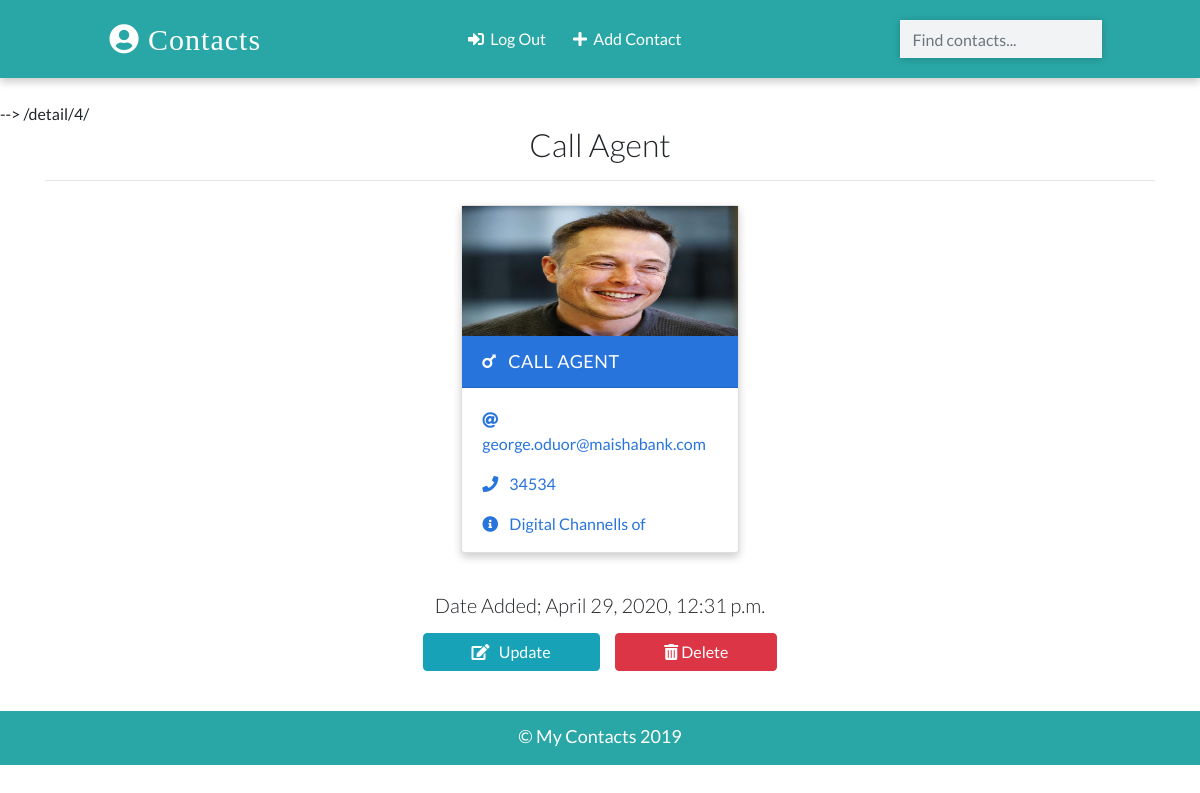
/detail/4/ (signed in), run on the app's committed database.
### app/models.py (models this page shows, shortened)
class Contact(models.Model):
    manager = models.ForeignKey(User, on_delete=models.CASCADE, default=None)
    name = models.CharField(max_length=20)
    email = models.EmailField(max_length=100)
    phone = models.IntegerField()
    info = models.CharField(max_length=20)
    gender = models.CharField(max_length=50, choices=(
        ('male', 'Male'), ('female', 'Female')
    ))
    image = models.ImageField(upload_to='images/', blank=True)
    date_added = models.DateTimeField(default=datetime.now)
    class Meta:
        ordering = ['-id']

### app/views.py (the view)
# urls.py: path('detail/<int:pk>/', views.ContactDetailView.as_view(), name='detail'),
class ContactDetailView(LoginRequiredMixin, DetailView):
    template_name = 'detail.html'
    model = Contact
    context_object_name = 'contact'

### templates/detail.html (shortened to what this page needs)
{% extends 'base.html' %}
{% load static %}
{% block content %}
 {% if contact.manager == request.user %}
{{request.path}}
    <div class="container">
      <h2 class="heading font-weight-light text-center">{{contact.name}}</h2>
      <hr />
    </div>
    <div class="container main-part">
    {% include 'partials/_card.html' %}
    <div class="container mt-3">
        <h5 class="text-center my-3 font-weight-light">Date Added; {{contact.date_added}}</h5>
        <p class="text-center text-light">
            <a class="btn btn-info px-5" href="{% url 'update' contact.id %}">
                <i class="fas fa-edit"></i> &nbsp; Update
            </a>&nbsp;&nbsp;&nbsp;&nbsp;
            <a class="btn btn-danger px-5" href="{% url 'delete' contact.id %}">
                <i class="fas fa-trash-alt"></i>&nbsp;Delete
            </a>
        </p>
    </div>
    </div>
 {% else %}
<div class="container">
      <h2 class="heading font-weight-light text-center">Permission Denied!</h2>
    </div>
{% endif %}
{% endblock content %}

### templates/partials/_card.html (shortened to what this page needs)
{% load static %}
            {% if contact.gender == "male" %}
                 <div class="card my-2 mx-2 boy-card {% if 'detail' in request.path %} mx-auto w-25{% endif %}">
        <img src="{% if contact.image %}
                    {{contact.image.url}}
                  {% else %}
                   {% static './images/boy.png' %}
                  {% endif %}" class="img-fluid" />
        <div class="card-header">
          <a href="{% url 'detail' contact.id %}" class="text-white header-link">
            <i class="fas fa-mars mr-2"></i> {{contact.name}}</a>
        </div>
        <div class="card-body pb-0">
          <p>
            <i class="fas fa-at mr-2"></i>
            <a href="mailto:{{contact.email}}">{{contact.email}}</a>
          </p>
          <p>
            <i class="fas fa-phone mr-2"></i>
            <a href="tel:{{contact.phone}}">{{contact.phone}}</a>
          </p>
          <p><i class="fas fa-info-circle mr-2"></i> {{contact.info}}</p>
        </div>
      </div>
            {% endif %}

### static/css/main.css (style rules this page uses)
:root { --back: #29a7a6; --girl: #e64298; --boy: #2874dd; }
body { font-family: Lato, sans-serif; }
.card { box-shadow: 0 4px 8px 0 rgba(0, 0, 0, 0.2); transition: 0.3s; min-width: 250px; box-sizing: border-box; }
img { height: 130px !important; }
.card-header { font-size: 18px; letter-spacing: 0.5px; text-transform: uppercase; }
.boy-card .card-header { background-color: var(--boy); }
.boy-card .card-body, .boy-card .card-body p a { color: var(--boy); }
.card-body p { cursor: pointer; }
.main-part { display: flex; flex-wrap: wrap; justify-content: space-evenly; }

### data on the page
Contact: name "Call Agent", image (picture), name "CALL AGENT", email "george.oduor@maishabank.com", phone "34534", info "Digital Channells of", date_added "April 29, 2020, 12:31 p.m."

### other printed values
{{ request.path }} "/detail/4/"
